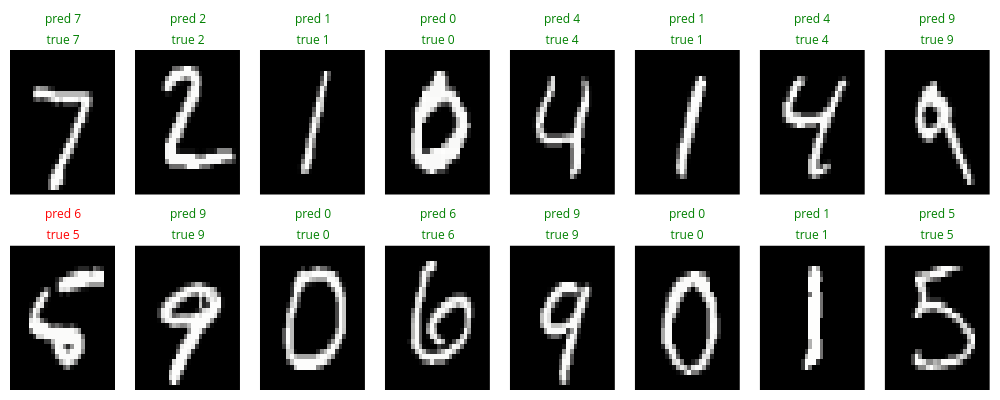

This figure's notebook cell:
### Code cell
# !uv run mnist-pytorch evaluate --plot
args = argparse.Namespace(
    batch_size=128, plot=True, weights_path="../models/model_weights"
)

eval(args)

### Figure 1 — Plotly figure (JSON) as saved in the notebook; plotly's stock layout.template omitted (floating-point values rounded to 4 significant figures; data arrays with more than 128 entries replaced by an {"elided": "..."} marker saying what was removed)
{"data": [{"colorscale": [[0, "rgb(0, 0, 0)"], [0.09091, "rgb(16, 16, 16)"], [0.1818, "rgb(38, 38, 38)"], [0.2727, "rgb(59, 59, 59)"], [0.3636, "rgb(81, 80, 80)"], [0.4545, "rgb(102, 101, 101)"], [0.5455, "rgb(124, 123, 122)"], [0.6364, "rgb(146, 146, 145)"], [0.7273, "rgb(171, 171, 170)"], [0.8182, "rgb(197, 197, 195)"], [0.9091, "rgb(224, 224, 223)"], [1, "rgb(254, 254, 253)"]], "hoverinfo": "none", "showscale": false, "type": "heatmap", "xaxis": "x", "yaxis": "y", "z": {"elided": "28x28 float values"}}, {"colorscale": [[0, "rgb(0, 0, 0)"], [0.09091, "rgb(16, 16, 16)"], [0.1818, "rgb(38, 38, 38)"], [0.2727, "rgb(59, 59, 59)"], [0.3636, "rgb(81, 80, 80)"], [0.4545, "rgb(102, 101, 101)"], [0.5455, "rgb(124, 123, 122)"], [0.6364, "rgb(146, 146, 145)"], [0.7273, "rgb(171, 171, 170)"], [0.8182, "rgb(197, 197, 195)"], [0.9091, "rgb(224, 224, 223)"], [1, "rgb(254, 254, 253)"]], "hoverinfo": "none", "showscale": false, "type": "heatmap", "xaxis": "x2", "yaxis": "y2", "z": {"elided": "28x28 float values"}}, {"colorscale": [[0, "rgb(0, 0, 0)"], [0.09091, "rgb(16, 16, 16)"], [0.1818, "rgb(38, 38, 38)"], [0.2727, "rgb(59, 59, 59)"], [0.3636, "rgb(81, 80, 80)"], [0.4545, "rgb(102, 101, 101)"], [0.5455, "rgb(124, 123, 122)"], [0.6364, "rgb(146, 146, 145)"], [0.7273, "rgb(171, 171, 170)"], [0.8182, "rgb(197, 197, 195)"], [0.9091, "rgb(224, 224, 223)"], [1, "rgb(254, 254, 253)"]], "hoverinfo": "none", "showscale": false, "type": "heatmap", "xaxis": "x3", "yaxis": "y3", "z": {"elided": "28x28 float values"}}, {"colorscale": [[0, "rgb(0, 0, 0)"], [0.09091, "rgb(16, 16, 16)"], [0.1818, "rgb(38, 38, 38)"], [0.2727, "rgb(59, 59, 59)"], [0.3636, "rgb(81, 80, 80)"], [0.4545, "rgb(102, 101, 101)"], [0.5455, "rgb(124, 123, 122)"], [0.6364, "rgb(146, 146, 145)"], [0.7273, "rgb(171, 171, 170)"], [0.8182, "rgb(197, 197, 195)"], [0.9091, "rgb(224, 224, 223)"], [1, "rgb(254, 254, 253)"]], "hoverinfo": "none", "showscale": false, "type": "heatmap", "xaxis": "x4", "yaxis": "y4", "z": {"elided": "28x28 float values"}}, {"colorscale": [[0, "rgb(0, 0, 0)"], [0.09091, "rgb(16, 16, 16)"], [0.1818, "rgb(38, 38, 38)"], [0.2727, "rgb(59, 59, 59)"], [0.3636, "rgb(81, 80, 80)"], [0.4545, "rgb(102, 101, 101)"], [0.5455, "rgb(124, 123, 122)"], [0.6364, "rgb(146, 146, 145)"], [0.7273, "rgb(171, 171, 170)"], [0.8182, "rgb(197, 197, 195)"], [0.9091, "rgb(224, 224, 223)"], [1, "rgb(254, 254, 253)"]], "hoverinfo": "none", "showscale": false, "type": "heatmap", "xaxis": "x5", "yaxis": "y5", "z": {"elided": "28x28 float values"}}, {"colorscale": [[0, "rgb(0, 0, 0)"], [0.09091, "rgb(16, 16, 16)"], [0.1818, "rgb(38, 38, 38)"], [0.2727, "rgb(59, 59, 59)"], [0.3636, "rgb(81, 80, 80)"], [0.4545, "rgb(102, 101, 101)"], [0.5455, "rgb(124, 123, 122)"], [0.6364, "rgb(146, 146, 145)"], [0.7273, "rgb(171, 171, 170)"], [0.8182, "rgb(197, 197, 195)"], [0.9091, "rgb(224, 224, 223)"], [1, "rgb(254, 254, 253)"]], "hoverinfo": "none", "showscale": false, "type": "heatmap", "xaxis": "x6", "yaxis": "y6", "z": {"elided": "28x28 float values"}}, {"colorscale": [[0, "rgb(0, 0, 0)"], [0.09091, "rgb(16, 16, 16)"], [0.1818, "rgb(38, 38, 38)"], [0.2727, "rgb(59, 59, 59)"], [0.3636, "rgb(81, 80, 80)"], [0.4545, "rgb(102, 101, 101)"], [0.5455, "rgb(124, 123, 122)"], [0.6364, "rgb(146, 146, 145)"], [0.7273, "rgb(171, 171, 170)"], [0.8182, "rgb(197, 197, 195)"], [0.9091, "rgb(224, 224, 223)"], [1, "rgb(254, 254, 253)"]], "hoverinfo": "none", "showscale": false, "type": "heatmap", "xaxis": "x7", "yaxis": "y7", "z": {"elided": "28x28 float values"}}, {"colorscale": [[0, "rgb(0, 0, 0)"], [0.09091, "rgb(16, 16, 16)"], [0.1818, "rgb(38, 38, 38)"], [0.2727, "rgb(59, 59, 59)"], [0.3636, "rgb(81, 80, 80)"], [0.4545, "rgb(102, 101, 101)"], [0.5455, "rgb(124, 123, 122)"], [0.6364, "rgb(146, 146, 145)"], [0.7273, "rgb(171, 171, 170)"], [0.8182, "rgb(197, 197, 195)"], [0.9091, "rgb(224, 224, 223)"], [1, "rgb(254, 254, 253)"]], "hoverinfo": "none", "showscale": false, "type": "heatmap", "xaxis": "x8", "yaxis": "y8", "z": {"elided": "28x28 float values"}}, {"colorscale": [[0, "rgb(0, 0, 0)"], [0.09091, "rgb(16, 16, 16)"], [0.1818, "rgb(38, 38, 38)"], [0.2727, "rgb(59, 59, 59)"], [0.3636, "rgb(81, 80, 80)"], [0.4545, "rgb(102, 101, 101)"], [0.5455, "rgb(124, 123, 122)"], [0.6364, "rgb(146, 146, 145)"], [0.7273, "rgb(171, 171, 170)"], [0.8182, "rgb(197, 197, 195)"], [0.9091, "rgb(224, 224, 223)"], [1, "rgb(254, 254, 253)"]], "hoverinfo": "none", "showscale": false, "type": "heatmap", "xaxis": "x9", "yaxis": "y9", "z": {"elided": "28x28 float values"}}, {"colorscale": [[0, "rgb(0, 0, 0)"], [0.09091, "rgb(16, 16, 16)"], [0.1818, "rgb(38, 38, 38)"], [0.2727, "rgb(59, 59, 59)"], [0.3636, "rgb(81, 80, 80)"], [0.4545, "rgb(102, 101, 101)"], [0.5455, "rgb(124, 123, 122)"], [0.6364, "rgb(146, 146, 145)"], [0.7273, "rgb(171, 171, 170)"], [0.8182, "rgb(197, 197, 195)"], [0.9091, "rgb(224, 224, 223)"], [1, "rgb(254, 254, 253)"]], "hoverinfo": "none", "showscale": false, "type": "heatmap", "xaxis": "x10", "yaxis": "y10", "z": {"elided": "28x28 float values"}}, {"colorscale": [[0, "rgb(0, 0, 0)"], [0.09091, "rgb(16, 16, 16)"], [0.1818, "rgb(38, 38, 38)"], [0.2727, "rgb(59, 59, 59)"], [0.3636, "rgb(81, 80, 80)"], [0.4545, "rgb(102, 101, 101)"], [0.5455, "rgb(124, 123, 122)"], [0.6364, "rgb(146, 146, 145)"], [0.7273, "rgb(171, 171, 170)"], [0.8182, "rgb(197, 197, 195)"], [0.9091, "rgb(224, 224, 223)"], [1, "rgb(254, 254, 253)"]], "hoverinfo": "none", "showscale": false, "type": "heatmap", "xaxis": "x11", "yaxis": "y11", "z": {"elided": "28x28 float values"}}, {"colorscale": [[0, "rgb(0, 0, 0)"], [0.09091, "rgb(16, 16, 16)"], [0.1818, "rgb(38, 38, 38)"], [0.2727, "rgb(59, 59, 59)"], [0.3636, "rgb(81, 80, 80)"], [0.4545, "rgb(102, 101, 101)"], [0.5455, "rgb(124, 123, 122)"], [0.6364, "rgb(146, 146, 145)"], [0.7273, "rgb(171, 171, 170)"], [0.8182, "rgb(197, 197, 195)"], [0.9091, "rgb(224, 224, 223)"], [1, "rgb(254, 254, 253)"]], "hoverinfo": "none", "showscale": false, "type": "heatmap", "xaxis": "x12", "yaxis": "y12", "z": {"elided": "28x28 float values"}}, {"colorscale": [[0, "rgb(0, 0, 0)"], [0.09091, "rgb(16, 16, 16)"], [0.1818, "rgb(38, 38, 38)"], [0.2727, "rgb(59, 59, 59)"], [0.3636, "rgb(81, 80, 80)"], [0.4545, "rgb(102, 101, 101)"], [0.5455, "rgb(124, 123, 122)"], [0.6364, "rgb(146, 146, 145)"], [0.7273, "rgb(171, 171, 170)"], [0.8182, "rgb(197, 197, 195)"], [0.9091, "rgb(224, 224, 223)"], [1, "rgb(254, 254, 253)"]], "hoverinfo": "none", "showscale": false, "type": "heatmap", "xaxis": "x13", "yaxis": "y13", "z": {"elided": "28x28 float values"}}, {"colorscale": [[0, "rgb(0, 0, 0)"], [0.09091, "rgb(16, 16, 16)"], [0.1818, "rgb(38, 38, 38)"], [0.2727, "rgb(59, 59, 59)"], [0.3636, "rgb(81, 80, 80)"], [0.4545, "rgb(102, 101, 101)"], [0.5455, "rgb(124, 123, 122)"], [0.6364, "rgb(146, 146, 145)"], [0.7273, "rgb(171, 171, 170)"], [0.8182, "rgb(197, 197, 195)"], [0.9091, "rgb(224, 224, 223)"], [1, "rgb(254, 254, 253)"]], "hoverinfo": "none", "showscale": false, "type": "heatmap", "xaxis": "x14", "yaxis": "y14", "z": {"elided": "28x28 float values"}}, {"colorscale": [[0, "rgb(0, 0, 0)"], [0.09091, "rgb(16, 16, 16)"], [0.1818, "rgb(38, 38, 38)"], [0.2727, "rgb(59, 59, 59)"], [0.3636, "rgb(81, 80, 80)"], [0.4545, "rgb(102, 101, 101)"], [0.5455, "rgb(124, 123, 122)"], [0.6364, "rgb(146, 146, 145)"], [0.7273, "rgb(171, 171, 170)"], [0.8182, "rgb(197, 197, 195)"], [0.9091, "rgb(224, 224, 223)"], [1, "rgb(254, 254, 253)"]], "hoverinfo": "none", "showscale": false, "type": "heatmap", "xaxis": "x15", "yaxis": "y15", "z": {"elided": "28x28 float values"}}, {"colorscale": [[0, "rgb(0, 0, 0)"], [0.09091, "rgb(16, 16, 16)"], [0.1818, "rgb(38, 38, 38)"], [0.2727, "rgb(59, 59, 59)"], [0.3636, "rgb(81, 80, 80)"], [0.4545, "rgb(102, 101, 101)"], [0.5455, "rgb(124, 123, 122)"], [0.6364, "rgb(146, 146, 145)"], [0.7273, "rgb(171, 171, 170)"], [0.8182, "rgb(197, 197, 195)"], [0.9091, "rgb(224, 224, 223)"], [1, "rgb(254, 254, 253)"]], "hoverinfo": "none", "showscale": false, "type": "heatmap", "xaxis": "x16", "yaxis": "y16", "z": {"elided": "28x28 float values"}}], "layout": {"annotations": [{"font": {"size": 16}, "showarrow": false, "text": "<span style='color:green; font-size:12px'>pred 7<br>true 7</span>", "x": 0.05375, "xanchor": "center", "xref": "paper", "y": 1, "yanchor": "bottom", "yref": "paper"}, {"font": {"size": 16}, "showarrow": false, "text": "<span style='color:green; font-size:12px'>pred 2<br>true 2</span>", "x": 0.1812, "xanchor": "center", "xref": "paper", "y": 1, "yanchor": "bottom", "yref": "paper"}, {"font": {"size": 16}, "showarrow": false, "text": "<span style='color:green; font-size:12px'>pred 1<br>true 1</span>", "x": 0.3087, "xanchor": "center", "xref": "paper", "y": 1, "yanchor": "bottom", "yref": "paper"}, {"font": {"size": 16}, "showarrow": false, "text": "<span style='color:green; font-size:12px'>pred 0<br>true 0</span>", "x": 0.4363, "xanchor": "center", "xref": "paper", "y": 1, "yanchor": "bottom", "yref": "paper"}, {"font": {"size": 16}, "showarrow": false, "text": "<span style='color:green; font-size:12px'>pred 4<br>true 4</span>", "x": 0.5637, "xanchor": "center", "xref": "paper", "y": 1, "yanchor": "bottom", "yref": "paper"}, {"font": {"size": 16}, "showarrow": false, "text": "<span style='color:green; font-size:12px'>pred 1<br>true 1</span>", "x": 0.6912, "xanchor": "center", "xref": "paper", "y": 1, "yanchor": "bottom", "yref": "paper"}, {"font": {"size": 16}, "showarrow": false, "text": "<span style='color:green; font-size:12px'>pred 4<br>true 4</span>", "x": 0.8188, "xanchor": "center", "xref": "paper", "y": 1, "yanchor": "bottom", "yref": "paper"}, {"font": {"size": 16}, "showarrow": false, "text": "<span style='color:green; font-size:12px'>pred 9<br>true 9</span>", "x": 0.9463, "xanchor": "center", "xref": "paper", "y": 1, "yanchor": "bottom", "yref": "paper"}, {"font": {"size": 16}, "showarrow": false, "text": "<span style='color:red; font-size:12px'>pred 6<br>true 5</span>", "x": 0.05375, "xanchor": "center", "xref": "paper", "y": 0.425, "yanchor": "bottom", "yref": "paper"}, {"font": {"size": 16}, "showarrow": false, "text": "<span style='color:green; font-size:12px'>pred 9<br>true 9</span>", "x": 0.1812, "xanchor": "center", "xref": "paper", "y": 0.425, "yanchor": "bottom", "yref": "paper"}, {"font": {"size": 16}, "showarrow": false, "text": "<span style='color:green; font-size:12px'>pred 0<br>true 0</span>", "x": 0.3087, "xanchor": "center", "xref": "paper", "y": 0.425, "yanchor": "bottom", "yref": "paper"}, {"font": {"size": 16}, "showarrow": false, "text": "<span style='color:green; font-size:12px'>pred 6<br>true 6</span>", "x": 0.4363, "xanchor": "center", "xref": "paper", "y": 0.425, "yanchor": "bottom", "yref": "paper"}, {"font": {"size": 16}, "showarrow": false, "text": "<span style='color:green; font-size:12px'>pred 9<br>true 9</span>", "x": 0.5637, "xanchor": "center", "xref": "paper", "y": 0.425, "yanchor": "bottom", "yref": "paper"}, {"font": {"size": 16}, "showarrow": false, "text": "<span style='color:green; font-size:12px'>pred 0<br>true 0</span>", "x": 0.6912, "xanchor": "center", "xref": "paper", "y": 0.425, "yanchor": "bottom", "yref": "paper"}, {"font": {"size": 16}, "showarrow": false, "text": "<span style='color:green; font-size:12px'>pred 1<br>true 1</span>", "x": 0.8188, "xanchor": "center", "xref": "paper", "y": 0.425, "yanchor": "bottom", "yref": "paper"}, {"font": {"size": 16}, "showarrow": false, "text": "<span style='color:green; font-size:12px'>pred 5<br>true 5</span>", "x": 0.9463, "xanchor": "center", "xref": "paper", "y": 0.425, "yanchor": "bottom", "yref": "paper"}], "height": 400, "margin": {"b": 10, "l": 10, "r": 10, "t": 50}, "plot_bgcolor": "white", "width": 1000, "xaxis": {"anchor": "y", "domain": [0, 0.1075], "visible": false}, "xaxis10": {"anchor": "y10", "domain": [0.1275, 0.235], "visible": false}, "xaxis11": {"anchor": "y11", "domain": [0.255, 0.3625], "visible": false}, "xaxis12": {"anchor": "y12", "domain": [0.3825, 0.49], "visible": false}, "xaxis13": {"anchor": "y13", "domain": [0.51, 0.6175], "visible": false}, "xaxis14": {"anchor": "y14", "domain": [0.6375, 0.745], "visible": false}, "xaxis15": {"anchor": "y15", "domain": [0.765, 0.8725], "visible": false}, "xaxis16": {"anchor": "y16", "domain": [0.8925, 1], "visible": false}, "xaxis2": {"anchor": "y2", "domain": [0.1275, 0.235], "visible": false}, "xaxis3": {"anchor": "y3", "domain": [0.255, 0.3625], "visible": false}, "xaxis4": {"anchor": "y4", "domain": [0.3825, 0.49], "visible": false}, "xaxis5": {"anchor": "y5", "domain": [0.51, 0.6175], "visible": false}, "xaxis6": {"anchor": "y6", "domain": [0.6375, 0.745], "visible": false}, "xaxis7": {"anchor": "y7", "domain": [0.765, 0.8725], "visible": false}, "xaxis8": {"anchor": "y8", "domain": [0.8925, 1], "visible": false}, "xaxis9": {"anchor": "y9", "domain": [0, 0.1075], "visible": false}, "yaxis": {"anchor": "x", "autorange": "reversed", "domain": [0.575, 1], "visible": false}, "yaxis10": {"anchor": "x10", "autorange": "reversed", "domain": [0, 0.425], "visible": false}, "yaxis11": {"anchor": "x11", "autorange": "reversed", "domain": [0, 0.425], "visible": false}, "yaxis12": {"anchor": "x12", "autorange": "reversed", "domain": [0, 0.425], "visible": false}, "yaxis13": {"anchor": "x13", "autorange": "reversed", "domain": [0, 0.425], "visible": false}, "yaxis14": {"anchor": "x14", "autorange": "reversed", "domain": [0, 0.425], "visible": false}, "yaxis15": {"anchor": "x15", "autorange": "reversed", "domain": [0, 0.425], "visible": false}, "yaxis16": {"anchor": "x16", "autorange": "reversed", "domain": [0, 0.425], "visible": false}, "yaxis2": {"anchor": "x2", "autorange": "reversed", "domain": [0.575, 1], "visible": false}, "yaxis3": {"anchor": "x3", "autorange": "reversed", "domain": [0.575, 1], "visible": false}, "yaxis4": {"anchor": "x4", "autorange": "reversed", "domain": [0.575, 1], "visible": false}, "yaxis5": {"anchor": "x5", "autorange": "reversed", "domain": [0.575, 1], "visible": false}, "yaxis6": {"anchor": "x6", "autorange": "reversed", "domain": [0.575, 1], "visible": false}, "yaxis7": {"anchor": "x7", "autorange": "reversed", "domain": [0.575, 1], "visible": false}, "yaxis8": {"anchor": "x8", "autorange": "reversed", "domain": [0.575, 1], "visible": false}, "yaxis9": {"anchor": "x9", "autorange": "reversed", "domain": [0, 0.425], "visible": false}}}
